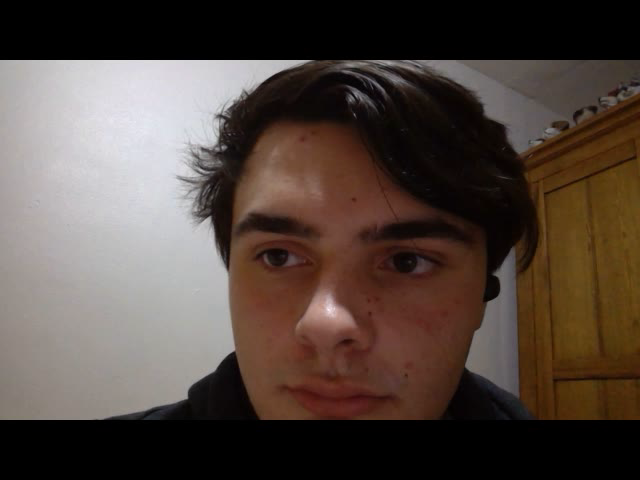
#> input picture frame 7 of PerfectDataTRC.avi, 640 x 480 px
$ python 'iris tracker.py'
#> lines starting #> are read from the running program, lines starting #| are printed output that depends on the picture
# this is an old version

import cv2
import numpy as np
from sklearn.cluster import KMeans
import matplotlib
matplotlib.use('agg')
import matplotlib.pyplot as plt

MAX_FRAME = 1000

trc = []
tlc = []
blc = []
brc = []


brc_data = open("brc.txt", "r")
#> (reads brc.txt from the repository)
blc_data = open("blc.txt", "r")
#> (reads blc.txt from the repository)
trc_data = open("trc.txt", "r")
#> (reads trc.txt from the repository)
tlc_data = open("tlc.txt", "r")
#> (reads tlc.txt from the repository)

file = open("BadData.txt", "w")

fileCount = 0

for i in (brc_data, blc_data, trc_data, tlc_data):
    for j in i:
        theArrays = [brc, blc, trc, tlc]
        theArrays[fileCount].append(list(map(int, (j.split(" ")))))

    fileCount += 1

data = []

count = 0
colors = ["b", "c", "k", "y"]

#plt.plot(0, 0, colors[2] + "o")
#plt.plot(100, 100, colors[2] + "o")

for i in (blc, trc, tlc, brc):
    for j in i:

        if j[1] > 55:
            pass
        else:
            plt.plot(j[0], j[1], colors[count] + "o")
            data.append(j)

    count += 1

data = np.array(data)

clf = KMeans(n_clusters=4)
clf.fit(data)

for i in clf.cluster_centers_:
    print(i)
    plt.plot(i[0], i[1], "rx")

plt.savefig("plot.png")
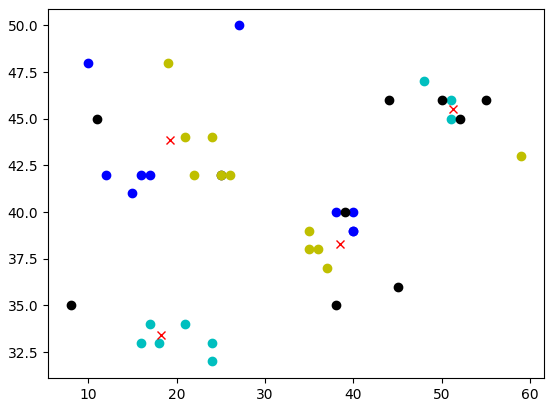
#> figure drawn by matplotlib, 1 panel


tlcVal = clf.predict([tlc[0]])
blcVal = clf.predict([blc[0]])
trcVal = clf.predict([trc[0]])

print(tlcVal, trcVal, blcVal)


# this data is owned by Dmitry Kurtaev
# His page is https://github.com/dkurt
face_cascade = cv2.CascadeClassifier('haarcascade_frontalface_default.xml')
eye_cascade = cv2.CascadeClassifier('haarcascade_eye.xml')

cap = cv2.VideoCapture("PerfectDataTRC.avi")

threshold = 60

guessedBLC = 0
guessedTLC = 0
guessedTRC = 0
guessedBRC = 0

Frames = 0
anotherCount = 0

while True:
    try:
        ret, img = cap.read()
#> img is the input picture: shape (480, 640, 3); mean B, G, R 62.6, 69.7, 82.3

        cv2.imshow("Improved Efficency", img)

        gray = cv2.cvtColor(img, cv2.COLOR_BGR2GRAY)
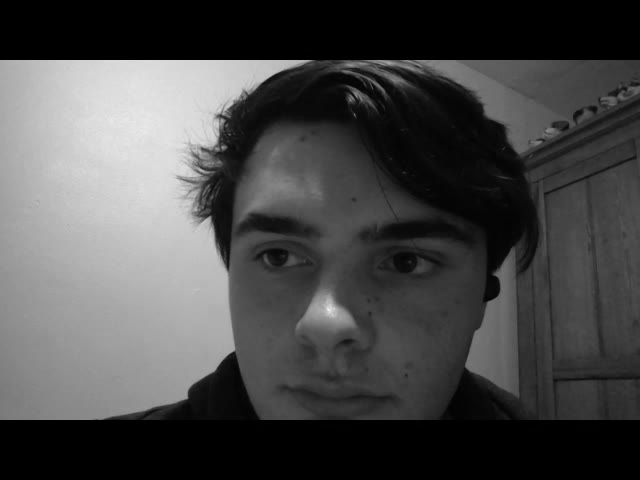
#> gray: shape (480, 640); min 0, max 245, mean 72.6
        faces = face_cascade.detectMultiScale(gray, 1.3, 5)
#> faces = ()
        for (x, y, w, h) in faces:
            cv2.rectangle(img, (x, y), (x + w, y + h), (255, 255, 0), 2)
            roi_gray = gray[y:y + h, x:x + w]
            eyes = eye_cascade.detectMultiScale(roi_gray)

            for (eyeX, eyeY, eyeW, eyeH) in eyes:
                cv2.rectangle(img, (x + eyeX, y + eyeY), (x + eyeX + eyeW, y + eyeY + eyeH), (0, 255, 0), 2)

                eye_roi = img[y + eyeY: y + eyeY + eyeH, x + eyeX:x + eyeX + eyeW]
                eye_roi = cv2.resize(eye_roi, (100, 100))
                eye_roi = cv2.cvtColor(eye_roi, cv2.COLOR_BGR2GRAY)
                _, eye_roi = cv2.threshold(eye_roi, 40, 255, cv2.THRESH_BINARY_INV)

                contours, hierarchy = cv2.findContours(eye_roi, cv2.RETR_LIST, cv2.CHAIN_APPROX_SIMPLE)
                contours = sorted(contours, key=lambda x: cv2.contourArea(x), reverse=True)

                for i in contours:

                    counterX, counterY, w, h = cv2.boundingRect(i)

                    # print(counterX, counterY)

                    if counterY > 30 and counterX < 60:

                        cv2.rectangle(eye_roi, (counterX, counterY), (counterX + w, counterY + h), (255, 0, 0), 2)

                        file.write(str(counterX) + " " + str(counterY) + "\n")
                        if anotherCount == MAX_FRAME:
                            raise ValueError
                        anotherCount += 1

                        predict = clf.predict([[counterX, counterY]])

                        if predict == tlcVal:
                            guessedTLC += 1
                            Frames += 1

                        elif predict == blcVal:
                            guessedBLC += 1
                            Frames += 1

                        elif predict == trcVal:
                            guessedTRC += 1
                            Frames += 1

                        else:
                            guessedBRC += 1
                            Frames += 1
#> this loop made 0 passes
#> after the loop, Frames = 0; anotherCount = 0; guessedBLC = 0; guessedBRC = 0; guessedTLC = 0; guessedTRC = 0

        if Frames == 300:
            raise ValueError

        cv2.imshow("ThE EYe YeS", eye_roi)

        k = cv2.waitKey(30) & 0xff

        if k == 97:
            raise ValueError

    except KeyboardInterrupt as erruir:

        print("Top left", guessedTLC, "\nTop right", guessedTRC, "\nBottom Left", guessedBLC,
              "\nBottom right", guessedBRC)

    except cv2.error as errir:

        print("Top left", guessedTLC, "\nTop right", guessedTRC, "\nBottom Left", guessedBLC,
              "\nBottom right", guessedBRC)


    except ValueError as e:

        print("Top left", guessedTLC, "\nTop right", guessedTRC, "\nBottom Left", guessedBLC,
              "\nBottom right", guessedBRC)

        file.close()
        break

    except NameError as n:
        pass


cap.release()
cv2.destroyAllWindows()
